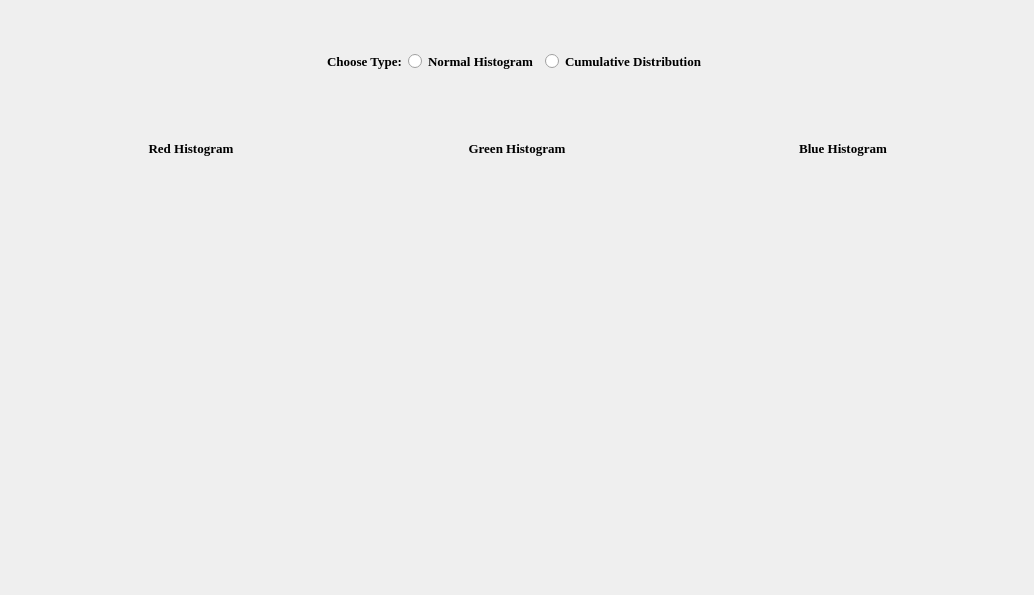
  <widget class="QWidget" name="tab_3">
   <attribute name="title">
    <string>RGB</string>
   </attribute>
   <layout class="QGridLayout" name="gridLayout_4">
    <item row="0" column="0">
     <layout class="QVBoxLayout" name="verticalLayout_22">
      <item>
       <spacer name="verticalSpacer_33">
        <property name="orientation">
         <enum>Qt::Vertical</enum>
        </property>
        <property name="sizeType">
         <enum>QSizePolicy::Fixed</enum>
        </property>
        <property name="sizeHint" stdset="0">
         <size>
          <width>20</width>
          <height>40</height>
         </size>
        </property>
       </spacer>
      </item>
      <item>
       <layout class="QVBoxLayout" name="verticalLayout_17">
        <item>
         <layout class="QHBoxLayout" name="horizontalLayout_32">
          <item>
           <spacer name="horizontalSpacer_62">
            <property name="orientation">
             <enum>Qt::Horizontal</enum>
            </property>
            <property name="sizeType">
             <enum>QSizePolicy::Expanding</enum>
            </property>
            <property name="sizeHint" stdset="0">
             <size>
              <width>40</width>
              <height>20</height>
             </size>
            </property>
           </spacer>
          </item>
          <item>
           <widget class="QLabel" name="label_histType">
            <property name="font">
             <font>
              <family>Georgia</family>
              <pointsize>10</pointsize>
              <bold>true</bold>
             </font>
            </property>
            <property name="text">
             <string>Choose Type:</string>
            </property>
           </widget>
          </item>
          <item>
           <widget class="QRadioButton" name="radioButton_normalHistogram">
            <property name="font">
             <font>
              <family>Georgia</family>
              <pointsize>10</pointsize>
              <bold>true</bold>
             </font>
            </property>
            <property name="text">
             <string>Normal Histogram</string>
            </property>
           </widget>
          </item>
          <item>
           <widget class="QRadioButton" name="radioButton_cumulative">
            <property name="font">
             <font>
              <family>Georgia</family>
              <pointsize>10</pointsize>
              <bold>true</bold>
             </font>
            </property>
            <property name="text">
             <string>Cumulative Distribution</string>
            </property>
           </widget>
          </item>
          <item>
           <spacer name="horizontalSpacer_63">
            <property name="orientation">
             <enum>Qt::Horizontal</enum>
            </property>
            <property name="sizeType">
             <enum>QSizePolicy::Expanding</enum>
            </property>
            <property name="sizeHint" stdset="0">
             <size>
              <width>40</width>
              <height>20</height>
             </size>
            </property>
           </spacer>
          </item>
         </layout>
        </item>
        <item>
         <spacer name="verticalSpacer_44">
          <property name="orientation">
           <enum>Qt::Vertical</enum>
          </property>
          <property name="sizeType">
           <enum>QSizePolicy::Preferred</enum>
          </property>
          <property name="sizeHint" stdset="0">
           <size>
            <width>20</width>
            <height>20</height>
           </size>
          </property>
         </spacer>
        </item>
        <item>
         <layout class="QHBoxLayout" name="horizontalLayout_27">
          <item>
           <spacer name="horizontalSpacer_49">
            <property name="orientation">
             <enum>Qt::Horizontal</enum>
            </property>
            <property name="sizeType">
             <enum>QSizePolicy::Fixed</enum>
            </property>
            <property name="sizeHint" stdset="0">
             <size>
              <width>40</width>
              <height>20</height>
             </size>
            </property>
           </spacer>
          </item>
          <item>
           <layout class="QVBoxLayout" name="verticalLayout_23">
            <item>
             <layout class="QHBoxLayout" name="horizontalLayout_28">
              <item>
               <spacer name="horizontalSpacer_50">
                <property name="orientation">
                 <enum>Qt::Horizontal</enum>
                </property>
                <property name="sizeHint" stdset="0">
                 <size>
                  <width>40</width>
                  <height>20</height>
                 </size>
                </property>
               </spacer>
              </item>
              <item>
               <widget class="QLabel" name="label_redHistogram">
                <property name="minimumSize">
                 <size>
                  <width>200</width>
                  <height>100</height>
                 </size>
                </property>
                <property name="maximumSize">
                 <size>
                  <width>200</width>
                  <height>100</height>
                 </size>
                </property>
                <property name="font">
                 <font>
                  <family>Georgia</family>
                  <pointsize>10</pointsize>
                  <bold>true</bold>
                 </font>
                </property>
                <property name="text">
                 <string>Red Histogram</string>
                </property>
                <property name="alignment">
                 <set>Qt::AlignCenter</set>
                </property>
               </widget>
              </item>
              <item>
               <spacer name="horizontalSpacer_51">
                <property name="orientation">
                 <enum>Qt::Horizontal</enum>
                </property>
                <property name="sizeHint" stdset="0">
                 <size>
                  <width>40</width>
                  <height>20</height>
                 </size>
                </property>
               </spacer>
              </item>
             </layout>
            </item>
            <item>
             <spacer name="verticalSpacer_34">
              <property name="orientation">
               <enum>Qt::Vertical</enum>
              </property>
              <property name="sizeType">
               <enum>QSizePolicy::Fixed</enum>
              </property>
              <property name="sizeHint" stdset="0">
               <size>
                <width>20</width>
                <height>20</height>
               </size>
              </property>
             </spacer>
            </item>
            <item>
             <widget class="GraphicsLayoutWidget" name="image_redHistogram" native="true">
              <property name="minimumSize">
               <size>
                <width>250</width>
                <height>300</height>
               </size>
              </property>
              <property name="maximumSize">
               <size>
                <width>16777215</width>
                <height>500</height>
               </size>
              </property>
             </widget>
            </item>
            <item>
             <spacer name="verticalSpacer_35">
              <property name="orientation">
               <enum>Qt::Vertical</enum>
              </property>
              <property name="sizeType">
               <enum>QSizePolicy::Fixed</enum>
              </property>
              <property name="sizeHint" stdset="0">
               <size>
                <width>20</width>
                <height>20</height>
               </size>
              </property>
             </spacer>
            </item>
           </layout>
          </item>
          <item>
           <spacer name="horizontalSpacer_52">
            <property name="orientation">
             <enum>Qt::Horizontal</enum>
            </property>
            <property name="sizeType">
             <enum>QSizePolicy::Fixed</enum>
            </property>
            <property name="sizeHint" stdset="0">
             <size>
              <width>40</width>
              <height>20</height>
             </size>
            </property>
           </spacer>
          </item>
          <item>
           <layout class="QVBoxLayout" name="verticalLayout_25">
            <item>
             <layout class="QHBoxLayout" name="horizontalLayout_29">
              <item>
               <spacer name="horizontalSpacer_53">
                <property name="orientation">
                 <enum>Qt::Horizontal</enum>
                </property>
                <property name="sizeHint" stdset="0">
                 <size>
                  <width>40</width>
                  <height>20</height>
                 </size>
                </property>
               </spacer>
              </item>
              <item>
               <widget class="QLabel" name="label_greenHistogram">
                <property name="minimumSize">
                 <size>
                  <width>200</width>
                  <height>100</height>
                 </size>
                </property>
                <property name="maximumSize">
                 <size>
                  <width>200</width>
                  <height>100</height>
                 </size>
                </property>
                <property name="font">
                 <font>
                  <family>Georgia</family>
                  <pointsize>10</pointsize>
                  <bold>true</bold>
                 </font>
                </property>
                <property name="text">
                 <string>Green Histogram</string>
                </property>
                <property name="alignment">
                 <set>Qt::AlignCenter</set>
                </property>
               </widget>
              </item>
              <item>
               <spacer name="horizontalSpacer_54">
                <property name="orientation">
                 <enum>Qt::Horizontal</enum>
                </property>
                <property name="sizeHint" stdset="0">
                 <size>
                  <width>40</width>
                  <height>20</height>
                 </size>
                </property>
               </spacer>
              </item>
             </layout>
            </item>
            <item>
             <spacer name="verticalSpacer_36">
              <property name="orientation">
               <enum>Qt::Vertical</enum>
              </property>
              <property name="sizeType">
               <enum>QSizePolicy::Fixed</enum>
              </property>
              <property name="sizeHint" stdset="0">
               <size>
                <width>20</width>
                <height>20</height>
               </size>
              </property>
             </spacer>
            </item>
            <item>
             <widget class="GraphicsLayoutWidget" name="image_greenHistogram" native="true">
              <property name="minimumSize">
               <size>
                <width>250</width>
                <height>300</height>
               </size>
              </property>
              <property name="maximumSize">
               <size>
                <width>16777215</width>
                <height>500</height>
               </size>
              </property>
             </widget>
            </item>
            <item>
             <spacer name="verticalSpacer_37">
              <property name="orientation">
               <enum>Qt::Vertical</enum>
              </property>
              <property name="sizeType">
               <enum>QSizePolicy::Fixed</enum>
              </property>
              <property name="sizeHint" stdset="0">
               <size>
                <width>20</width>
                <height>20</height>
               </size>
              </property>
             </spacer>
            </item>
           </layout>
          </item>
          <item>
           <spacer name="horizontalSpacer_55">
            <property name="orientation">
             <enum>Qt::Horizontal</enum>
            </property>
            <property name="sizeType">
             <enum>QSizePolicy::Fixed</enum>
            </property>
            <property name="sizeHint" stdset="0">
             <size>
              <width>40</width>
              <height>20</height>
             </size>
            </property>
           </spacer>
          </item>
          <item>
           <layout class="QVBoxLayout" name="verticalLayout_27">
            <item>
             <layout class="QHBoxLayout" name="horizontalLayout_30">
              <item>
               <spacer name="horizontalSpacer_56">
                <property name="orientation">
                 <enum>Qt::Horizontal</enum>
                </property>
                <property name="sizeHint" stdset="0">
                 <size>
                  <width>40</width>
                  <height>20</height>
                 </size>
                </property>
               </spacer>
              </item>
              <item>
               <widget class="QLabel" name="label_blueHistogram">
                <property name="minimumSize">
                 <size>
                  <width>200</width>
                  <height>100</height>
                 </size>
                </property>
                <property name="maximumSize">
                 <size>
                  <width>200</width>
                  <height>100</height>
                 </size>
                </property>
                <property name="font">
                 <font>
                  <family>Georgia</family>
                  <pointsize>10</pointsize>
                  <bold>true</bold>
                 </font>
                </property>
                <property name="text">
                 <string>Blue Histogram</string>
                </property>
                <property name="alignment">
                 <set>Qt::AlignCenter</set>
                </property>
               </widget>
              </item>
              <item>
               <spacer name="horizontalSpacer_57">
                <property name="orientation">
                 <enum>Qt::Horizontal</enum>
                </property>
                <property name="sizeHint" stdset="0">
                 <size>
                  <width>40</width>
                  <height>20</height>
                 </size>
                </property>
               </spacer>
              </item>
             </layout>
            </item>
            <item>
             <spacer name="verticalSpacer_39">
              <property name="orientation">
               <enum>Qt::Vertical</enum>
              </property>
              <property name="sizeType">
               <enum>QSizePolicy::Fixed</enum>
              </property>
              <property name="sizeHint" stdset="0">
               <size>
                <width>20</width>
                <height>20</height>
               </size>
              </property>
             </spacer>
            </item>
            <item>
             <widget class="GraphicsLayoutWidget" name="image_blueHistogram" native="true">
              <property name="minimumSize">
               <size>
                <width>250</width>
                <height>300</height>
               </size>
              </property>
              <property name="maximumSize">
               <size>
                <width>16777215</width>
                <height>500</height>
               </size>
              </property>
             </widget>
            </item>
            <item>
             <spacer name="verticalSpacer_40">
              <property name="orientation">
               <enum>Qt::Vertical</enum>
              </property>
              <property name="sizeType">
               <enum>QSizePolicy::Fixed</enum>
              </property>
              <property name="sizeHint" stdset="0">
               <size>
                <width>20</width>
                <height>20</height>
               </size>
              </property>
             </spacer>
            </item>
           </layout>
          </item>
          <item>
           <spacer name="horizontalSpacer_58">
            <property name="orientation">
             <enum>Qt::Horizontal</enum>
            </property>
            <property name="sizeType">
             <enum>QSizePolicy::Fixed</enum>
            </property>
            <property name="sizeHint" stdset="0">
             <size>
              <width>40</width>
              <height>20</height>
             </size>
            </property>
           </spacer>
          </item>
         </layout>
        </item>
       </layout>
      </item>
      <item>
       <spacer name="verticalSpacer_38">
        <property name="orientation">
         <enum>Qt::Vertical</enum>
        </property>
        <property name="sizeType">
         <enum>QSizePolicy::Fixed</enum>
        </property>
        <property name="sizeHint" stdset="0">
         <size>
          <width>20</width>
          <height>40</height>
         </size>
        </property>
       </spacer>
      </item>
     </layout>
    </item>
   </layout>
  </widget>
